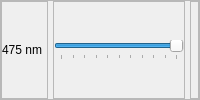
                        <widget class="QFrame" name="Chrolis06_frame">
                         <property name="frameShape">
                          <enum>QFrame::StyledPanel</enum>
                         </property>
                         <property name="frameShadow">
                          <enum>QFrame::Raised</enum>
                         </property>
                         <layout class="QHBoxLayout" name="aa_18">
                          <property name="spacing">
                           <number>5</number>
                          </property>
                          <property name="leftMargin">
                           <number>0</number>
                          </property>
                          <property name="topMargin">
                           <number>0</number>
                          </property>
                          <property name="rightMargin">
                           <number>0</number>
                          </property>
                          <property name="bottomMargin">
                           <number>0</number>
                          </property>
                          <item>
                           <widget class="QFrame" name="Chrolis06_Display_frame">
                            <property name="maximumSize">
                             <size>
                              <width>125</width>
                              <height>16777215</height>
                             </size>
                            </property>
                            <property name="frameShape">
                             <enum>QFrame::StyledPanel</enum>
                            </property>
                            <property name="frameShadow">
                             <enum>QFrame::Raised</enum>
                            </property>
                            <layout class="QHBoxLayout" name="Chrolis06_toggleButton_layout">
                             <property name="spacing">
                              <number>0</number>
                             </property>
                             <property name="leftMargin">
                              <number>0</number>
                             </property>
                             <property name="topMargin">
                              <number>0</number>
                             </property>
                             <property name="rightMargin">
                              <number>5</number>
                             </property>
                             <property name="bottomMargin">
                              <number>0</number>
                             </property>
                             <item>
                              <widget class="QLabel" name="Chrolis06_Display_label">
                               <property name="maximumSize">
                                <size>
                                 <width>200</width>
                                 <height>16777215</height>
                                </size>
                               </property>
                               <property name="text">
                                <string>475 nm</string>
                               </property>
                               <property name="alignment">
                                <set>Qt::AlignLeading|Qt::AlignLeft|Qt::AlignVCenter</set>
                               </property>
                              </widget>
                             </item>
                            </layout>
                           </widget>
                          </item>
                          <item>
                           <widget class="QFrame" name="Chrolis06_Slider_frame">
                            <property name="maximumSize">
                             <size>
                              <width>225</width>
                              <height>16777215</height>
                             </size>
                            </property>
                            <property name="frameShape">
                             <enum>QFrame::StyledPanel</enum>
                            </property>
                            <property name="frameShadow">
                             <enum>QFrame::Raised</enum>
                            </property>
                            <layout class="QHBoxLayout" name="horizontalLayout_44">
                             <property name="spacing">
                              <number>0</number>
                             </property>
                             <property name="leftMargin">
                              <number>0</number>
                             </property>
                             <property name="topMargin">
                              <number>0</number>
                             </property>
                             <property name="rightMargin">
                              <number>0</number>
                             </property>
                             <property name="bottomMargin">
                              <number>0</number>
                             </property>
                             <item>
                              <widget class="QSlider" name="Chrolis06_Slider">
                               <property name="maximum">
                                <number>100</number>
                               </property>
                               <property name="value">
                                <number>100</number>
                               </property>
                               <property name="sliderPosition">
                                <number>100</number>
                               </property>
                               <property name="orientation">
                                <enum>Qt::Horizontal</enum>
                               </property>
                               <property name="tickPosition">
                                <enum>QSlider::TicksBelow</enum>
                               </property>
                               <property name="tickInterval">
                                <number>10</number>
                               </property>
                              </widget>
                             </item>
                            </layout>
                           </widget>
                          </item>
                          <item>
                           <widget class="QFrame" name="Chrolis06_Light_frame">
                            <property name="maximumSize">
                             <size>
                              <width>50</width>
                              <height>16777215</height>
                             </size>
                            </property>
                            <property name="frameShape">
                             <enum>QFrame::StyledPanel</enum>
                            </property>
                            <property name="frameShadow">
                             <enum>QFrame::Raised</enum>
                            </property>
                            <layout class="QHBoxLayout" name="horizontalLayout_67">
                             <property name="spacing">
                              <number>0</number>
                             </property>
                             <property name="leftMargin">
                              <number>0</number>
                             </property>
                             <property name="topMargin">
                              <number>0</number>
                             </property>
                             <property name="rightMargin">
                              <number>0</number>
                             </property>
                             <property name="bottomMargin">
                              <number>0</number>
                             </property>
                             <item>
                              <widget class="QLabel" name="Chrolis06_Value">
                               <property name="text">
                                <string/>
                               </property>
                               <property name="alignment">
                                <set>Qt::AlignCenter</set>
                               </property>
                              </widget>
                             </item>
                            </layout>
                           </widget>
                          </item>
                         </layout>
                        </widget>
